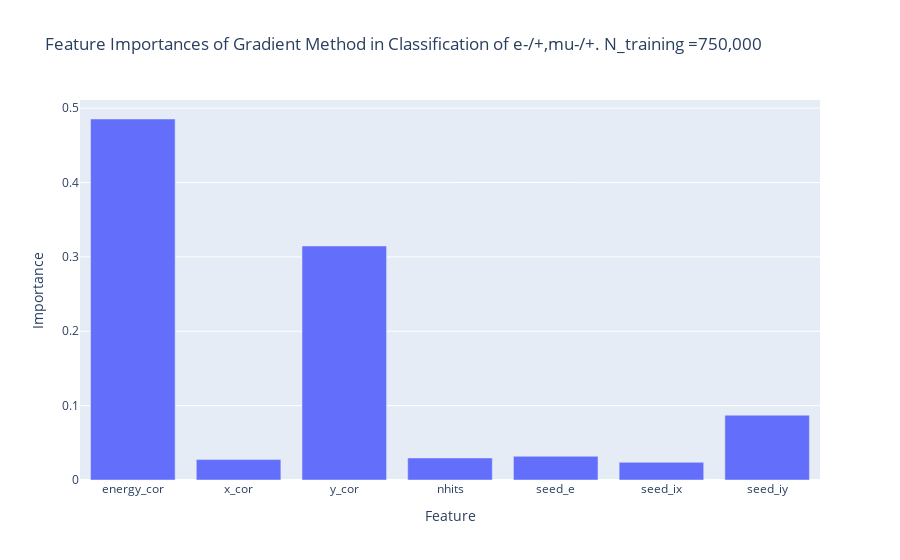

This figure's notebook cell:
### Code cell
grad_feature_fig = px.bar(x = grad.feature_names_in_ ,y= grad.feature_importances_,labels=dict(x="Feature", y='Importance'), title = 'Feature Importances of Gradient Method in Classification of e-/+,mu-/+. N_training =750,000 ')
grad_feature_fig.show()

### Figure 1 — Plotly figure (JSON) as saved in the notebook; plotly's stock layout.template omitted (floating-point values rounded to 4 significant figures)
{"data": [{"alignmentgroup": "True", "hovertemplate": "Feature=%{x}<br>Importance=%{y}<extra></extra>", "legendgroup": "", "marker": {"color": "#636efa", "pattern": {"shape": ""}}, "name": "", "offsetgroup": "", "orientation": "v", "showlegend": false, "textposition": "auto", "type": "bar", "x": ["energy_cor", "x_cor", "y_cor", "nhits", "seed_e", "seed_ix", "seed_iy"], "xaxis": "x", "y": [0.4854, 0.02747, 0.3147, 0.02966, 0.03186, 0.02377, 0.08715], "yaxis": "y"}], "layout": {"barmode": "relative", "legend": {"tracegroupgap": 0}, "title": {"text": "Feature Importances of Gradient Method in Classification of e-/+,mu-/+. N_training =750,000 "}, "xaxis": {"anchor": "y", "domain": [0, 1], "title": {"text": "Feature"}}, "yaxis": {"anchor": "x", "domain": [0, 1], "title": {"text": "Importance"}}}}
